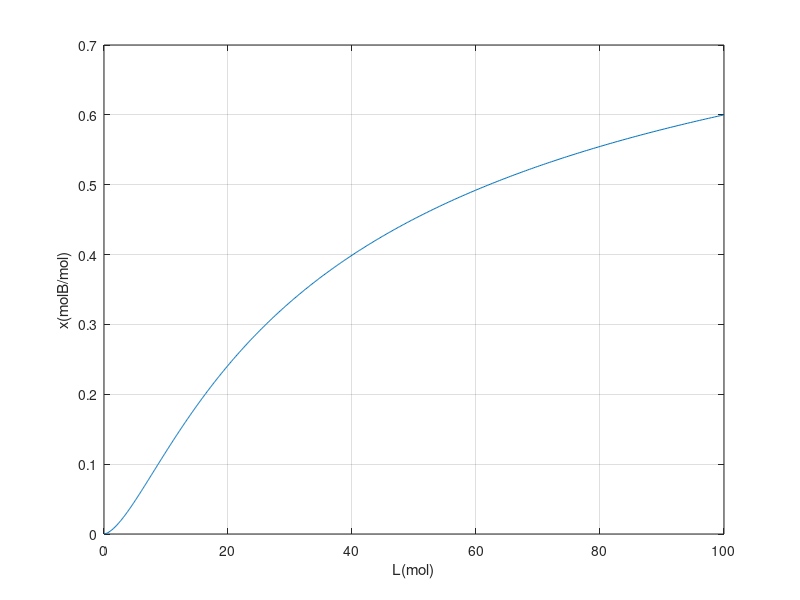

MATLAB code to generate this figure:
clear
clc
x = [0:0.001:0.6];
L = 100*(x/0.6).^0.625.*((1-x)/0.4).^-1.625;
plot(L,x),grid,xlabel('L(mol)'),ylabel('x(molB/mol)')
[L1,x1] = ginput(1)
